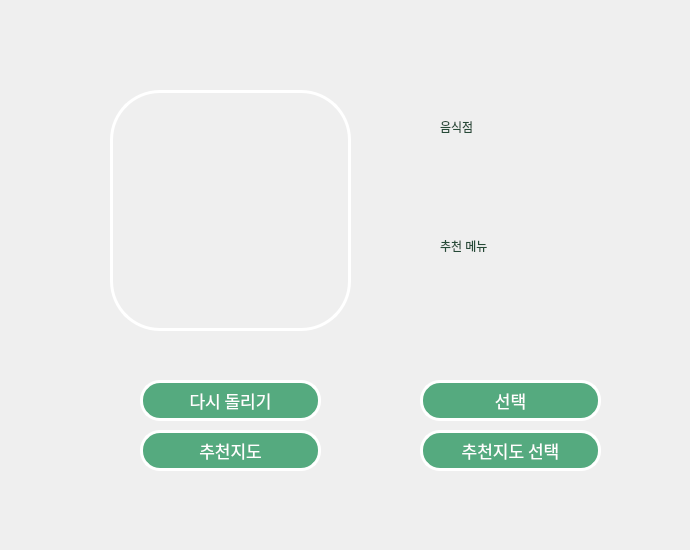
<?xml version="1.0" encoding="UTF-8"?>
<ui version="4.0">
 <class>Form</class>
 <widget class="QWidget" name="Form">
  <property name="geometry">
   <rect>
    <x>0</x>
    <y>0</y>
    <width>690</width>
    <height>550</height>
   </rect>
  </property>
  <property name="windowTitle">
   <string>무작위프로그램</string>
  </property>
  <property name="windowIcon">
   <iconset>
    <normaloff>good.png</normaloff>good.png</iconset>
  </property>
  <property name="styleSheet">
   <string notr="true">background-color:rgb(255, 255, 255);
selection-background-color:rgb(232, 255, 208);
font: 75 9pt &quot;나눔스퀘어라운드 Bold&quot;;

QPushButton#evilButton:pressed {
    background-color: rgb(224, 0, 0);
    border-style: inset;
}</string>
  </property>
  <widget class="QPushButton" name="button3">
   <property name="geometry">
    <rect>
     <x>420</x>
     <y>380</y>
     <width>181</width>
     <height>41</height>
    </rect>
   </property>
   <property name="sizePolicy">
    <sizepolicy hsizetype="Minimum" vsizetype="Maximum">
     <horstretch>0</horstretch>
     <verstretch>0</verstretch>
    </sizepolicy>
   </property>
   <property name="font">
    <font>
     <family>KoPub돋움체 Bold</family>
     <pointsize>13</pointsize>
     <weight>50</weight>
     <italic>false</italic>
     <bold>false</bold>
     <kerning>true</kerning>
    </font>
   </property>
   <property name="focusPolicy">
    <enum>Qt::TabFocus</enum>
   </property>
   <property name="toolTip">
    <string/>
   </property>
   <property name="whatsThis">
    <string>&lt;html&gt;&lt;head/&gt;&lt;body&gt;&lt;p&gt;ㅏㅓㅓㅓㅓㅓㅓㅓㅓㅓㅓㅓ&lt;/p&gt;&lt;/body&gt;&lt;/html&gt;</string>
   </property>
   <property name="layoutDirection">
    <enum>Qt::LeftToRight</enum>
   </property>
   <property name="autoFillBackground">
    <bool>false</bool>
   </property>
   <property name="styleSheet">
    <string notr="true">background-color:rgb(85, 170, 127);
font: 75 13pt &quot;KoPub돋움체 Bold&quot;;
font: rgb(255, 255, 255);
border-color: rgb(255, 255, 255);
border-width: 3px;
border-style: solid;
border-radius: 20px;
color:rgb(255, 255, 255);</string>
   </property>
   <property name="text">
    <string>선택</string>
   </property>
  </widget>
  <widget class="QPushButton" name="button1">
   <property name="geometry">
    <rect>
     <x>140</x>
     <y>380</y>
     <width>181</width>
     <height>41</height>
    </rect>
   </property>
   <property name="sizePolicy">
    <sizepolicy hsizetype="Minimum" vsizetype="Maximum">
     <horstretch>0</horstretch>
     <verstretch>0</verstretch>
    </sizepolicy>
   </property>
   <property name="font">
    <font>
     <family>KoPub돋움체 Bold</family>
     <pointsize>13</pointsize>
     <weight>50</weight>
     <italic>false</italic>
     <bold>false</bold>
     <kerning>true</kerning>
    </font>
   </property>
   <property name="focusPolicy">
    <enum>Qt::TabFocus</enum>
   </property>
   <property name="toolTip">
    <string/>
   </property>
   <property name="whatsThis">
    <string>&lt;html&gt;&lt;head/&gt;&lt;body&gt;&lt;p&gt;ㅏㅓㅓㅓㅓㅓㅓㅓㅓㅓㅓㅓ&lt;/p&gt;&lt;/body&gt;&lt;/html&gt;</string>
   </property>
   <property name="layoutDirection">
    <enum>Qt::LeftToRight</enum>
   </property>
   <property name="autoFillBackground">
    <bool>false</bool>
   </property>
   <property name="styleSheet">
    <string notr="true">background-color:rgb(85, 170, 127);
font: 75 13pt &quot;KoPub돋움체 Bold&quot;;
font: rgb(255, 255, 255);
border-color: rgb(255, 255, 255);
border-width: 3px;
border-style: solid;
border-radius: 20px;
color:rgb(255, 255, 255);
QPushButton-hover:rgb(255, 170, 127);</string>
   </property>
   <property name="text">
    <string>다시 돌리기</string>
   </property>
  </widget>
  <widget class="QLabel" name="label_img">
   <property name="geometry">
    <rect>
     <x>110</x>
     <y>90</y>
     <width>241</width>
     <height>241</height>
    </rect>
   </property>
   <property name="styleSheet">
    <string notr="true">
font: 75 13pt &quot;나눔스퀘어라운드 Bold&quot;;
font: rgb(255, 255, 255);
border-color: rgb(255, 255, 255);
border-width: 3px;
border-style: solid;
border-radius: 50px;
color:rgb(255, 255, 255);</string>
   </property>
   <property name="text">
    <string/>
   </property>
   <property name="pixmap">
    <pixmap>Fotoram.io.png</pixmap>
   </property>
  </widget>
  <widget class="QWidget" name="verticalLayoutWidget">
   <property name="geometry">
    <rect>
     <x>440</x>
     <y>100</y>
     <width>221</width>
     <height>231</height>
    </rect>
   </property>
   <layout class="QVBoxLayout" name="verticalLayout">
    <item>
     <widget class="QLabel" name="label_2">
      <property name="styleSheet">
       <string notr="true">font: 75 16pt &quot;나눔스퀘어라운드 Bold&quot;;
color: rgb(37, 74, 55);

background-color: rgba(255, 255, 255, 0);</string>
      </property>
      <property name="text">
       <string>음식점</string>
      </property>
     </widget>
    </item>
    <item>
     <widget class="QLabel" name="numl">
      <property name="font">
       <font>
        <family>나눔스퀘어라운드 Bold</family>
        <pointsize>14</pointsize>
        <weight>9</weight>
        <italic>false</italic>
        <bold>false</bold>
       </font>
      </property>
      <property name="styleSheet">
       <string notr="true">font: 75 14pt &quot;나눔스퀘어라운드 Bold&quot;;
color: rgb(55, 111, 82);

background-color: rgba(255, 255, 255, 0);</string>
      </property>
      <property name="text">
       <string/>
      </property>
      <property name="alignment">
       <set>Qt::AlignJustify|Qt::AlignVCenter</set>
      </property>
     </widget>
    </item>
    <item>
     <widget class="QLabel" name="label">
      <property name="styleSheet">
       <string notr="true">font: 75 16pt &quot;나눔스퀘어라운드 Bold&quot;;
color: rgb(37, 74, 55);

background-color: rgba(255, 255, 255, 0);</string>
      </property>
      <property name="text">
       <string>추천 메뉴</string>
      </property>
     </widget>
    </item>
    <item>
     <widget class="QLabel" name="label_txt">
      <property name="styleSheet">
       <string notr="true">font: 75 14pt &quot;나눔스퀘어라운드 Bold&quot;;
color: rgb(55, 111, 82);

background-color: rgba(255, 255, 255, 0);</string>
      </property>
      <property name="text">
       <string/>
      </property>
     </widget>
    </item>
   </layout>
  </widget>
  <widget class="QWidget" name="horizontalLayoutWidget">
   <property name="geometry">
    <rect>
     <x>540</x>
     <y>470</y>
     <width>151</width>
     <height>80</height>
    </rect>
   </property>
   <layout class="QHBoxLayout" name="horizontalLayout">
    <item>
     <widget class="QPushButton" name="button_main">
      <property name="styleSheet">
       <string notr="true">border-width: 5px;
border-radius: 25px;
border-style: solid;
font: 75 8pt &quot;나눔스퀘어라운드 Bold&quot;;</string>
      </property>
      <property name="text">
       <string/>
      </property>
      <property name="icon">
       <iconset>
        <normaloff>house.png</normaloff>house.png</iconset>
      </property>
      <property name="iconSize">
       <size>
        <width>14</width>
        <height>14</height>
       </size>
      </property>
     </widget>
    </item>
    <item>
     <widget class="QPushButton" name="button_close">
      <property name="styleSheet">
       <string notr="true">border-width: 5px;
border-radius: 25px;
border-style: solid;
font: 75 8pt &quot;나눔스퀘어라운드 Bold&quot;;</string>
      </property>
      <property name="text">
       <string/>
      </property>
      <property name="icon">
       <iconset>
        <normaloff>turn-off.png</normaloff>turn-off.png</iconset>
      </property>
      <property name="iconSize">
       <size>
        <width>14</width>
        <height>14</height>
       </size>
      </property>
     </widget>
    </item>
   </layout>
  </widget>
  <widget class="QPushButton" name="button_rec">
   <property name="geometry">
    <rect>
     <x>140</x>
     <y>430</y>
     <width>181</width>
     <height>41</height>
    </rect>
   </property>
   <property name="sizePolicy">
    <sizepolicy hsizetype="Minimum" vsizetype="Maximum">
     <horstretch>0</horstretch>
     <verstretch>0</verstretch>
    </sizepolicy>
   </property>
   <property name="font">
    <font>
     <family>KoPub돋움체 Bold</family>
     <pointsize>13</pointsize>
     <weight>50</weight>
     <italic>false</italic>
     <bold>false</bold>
     <kerning>true</kerning>
    </font>
   </property>
   <property name="focusPolicy">
    <enum>Qt::TabFocus</enum>
   </property>
   <property name="toolTip">
    <string/>
   </property>
   <property name="whatsThis">
    <string>&lt;html&gt;&lt;head/&gt;&lt;body&gt;&lt;p&gt;ㅏㅓㅓㅓㅓㅓㅓㅓㅓㅓㅓㅓ&lt;/p&gt;&lt;/body&gt;&lt;/html&gt;</string>
   </property>
   <property name="layoutDirection">
    <enum>Qt::LeftToRight</enum>
   </property>
   <property name="autoFillBackground">
    <bool>false</bool>
   </property>
   <property name="styleSheet">
    <string notr="true">background-color:rgb(85, 170, 127);
font: 75 13pt &quot;KoPub돋움체 Bold&quot;;
font: rgb(255, 255, 255);
border-color: rgb(255, 255, 255);
border-width: 3px;
border-style: solid;
border-radius: 20px;
color:rgb(255, 255, 255);
QPushButton-hover:rgb(255, 170, 127);</string>
   </property>
   <property name="text">
    <string>추천지도</string>
   </property>
  </widget>
  <widget class="QPushButton" name="button_rec2">
   <property name="geometry">
    <rect>
     <x>420</x>
     <y>430</y>
     <width>181</width>
     <height>41</height>
    </rect>
   </property>
   <property name="sizePolicy">
    <sizepolicy hsizetype="Minimum" vsizetype="Maximum">
     <horstretch>0</horstretch>
     <verstretch>0</verstretch>
    </sizepolicy>
   </property>
   <property name="font">
    <font>
     <family>KoPub돋움체 Bold</family>
     <pointsize>13</pointsize>
     <weight>50</weight>
     <italic>false</italic>
     <bold>false</bold>
     <kerning>true</kerning>
    </font>
   </property>
   <property name="focusPolicy">
    <enum>Qt::TabFocus</enum>
   </property>
   <property name="toolTip">
    <string/>
   </property>
   <property name="whatsThis">
    <string>&lt;html&gt;&lt;head/&gt;&lt;body&gt;&lt;p&gt;ㅏㅓㅓㅓㅓㅓㅓㅓㅓㅓㅓㅓ&lt;/p&gt;&lt;/body&gt;&lt;/html&gt;</string>
   </property>
   <property name="layoutDirection">
    <enum>Qt::LeftToRight</enum>
   </property>
   <property name="autoFillBackground">
    <bool>false</bool>
   </property>
   <property name="styleSheet">
    <string notr="true">background-color:rgb(85, 170, 127);
font: 75 13pt &quot;KoPub돋움체 Bold&quot;;
font: rgb(255, 255, 255);
border-color: rgb(255, 255, 255);
border-width: 3px;
border-style: solid;
border-radius: 20px;
color:rgb(255, 255, 255);
QPushButton-hover:rgb(255, 170, 127);</string>
   </property>
   <property name="text">
    <string>추천지도 선택</string>
   </property>
  </widget>
 </widget>
 <resources/>
 <connections/>
</ui>
